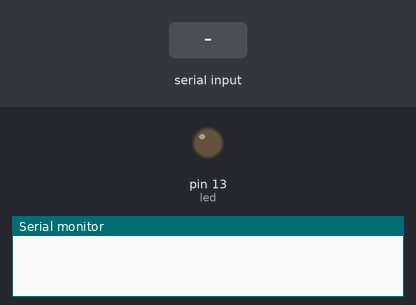
This sketch was run on a simulated Arduino Uno, built with avr-gcc and run on an emulated ATmega328P. Shown: output pins drawn as LEDs (lit = HIGH), the last lines printed to the serial monitor. The inputs (shaded band) are chosen by the test bench.

Above: at 1.2 s.
1.3 s: "ON\n" received over Serial
At 1.6 s:
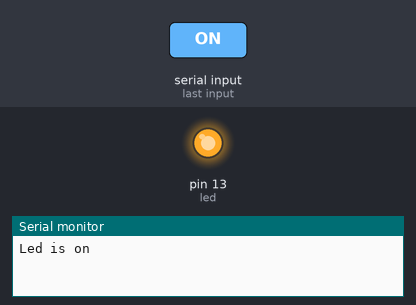
2.8 s: "OFF\n" received over Serial
At 4.0 s:
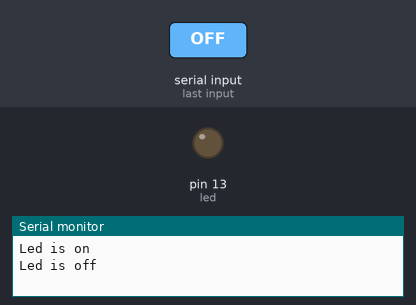
Timing chart, 0 to 5.8 s (numbered marks = the images above; inputs shaded):
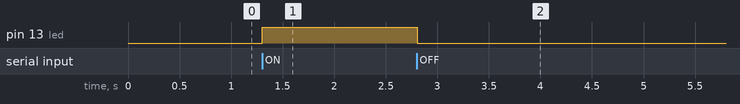

Measured:
- after the input at 1.3 s, pin 13 (led): LOW → HIGH at once
- after the input at 2.8 s, pin 13 (led): HIGH → LOW at once

The sketch:

sketch_nov21a.ino
```cpp
#define BAUD 9600

//led
#define led 13
//macro for on/off
#define on (digitalWrite(led, HIGH))
#define off (digitalWrite(led, LOW))

void setup() {
  Serial.begin(BAUD);

  pinMode(led, OUTPUT);
}

void loop() {
  String input;
  //If any input is detected in arduino
  if(Serial.available() > 0){
    //read the whole string until '\n' delimiter is read
    input = Serial.readStringUntil('\n');
    //If input == "ON" then turn on the led
    //and send a reply
    if (input.equals("ON")){
      digitalWrite(led, HIGH);
      Serial.println("Led is on");
    }
    //If input == "OFF" then turn off the led
    //and send a reply
    else if (input.equals("OFF")){
      digitalWrite(led, LOW);
      Serial.println("Led is off");
    }
  }
}
```
